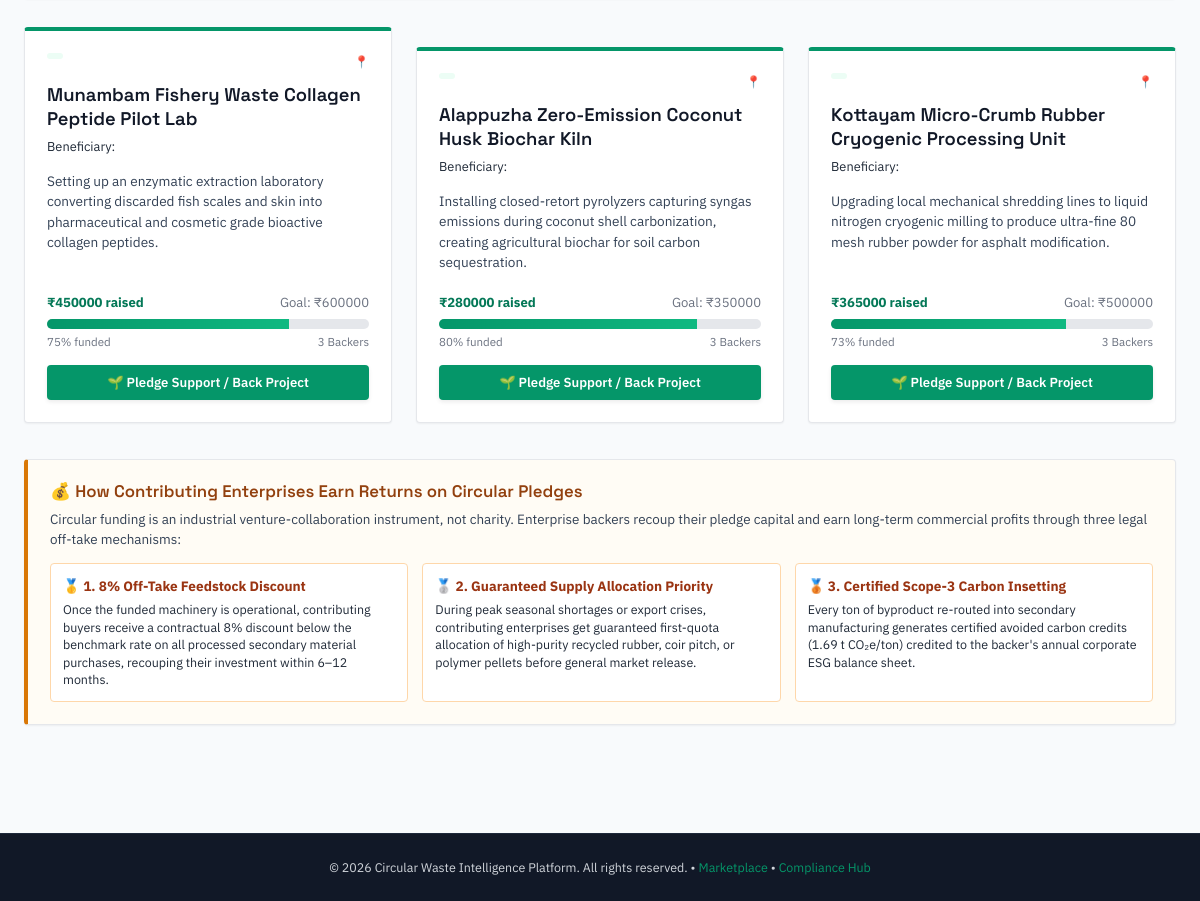
The app's page /funding/ (lower part), older data.
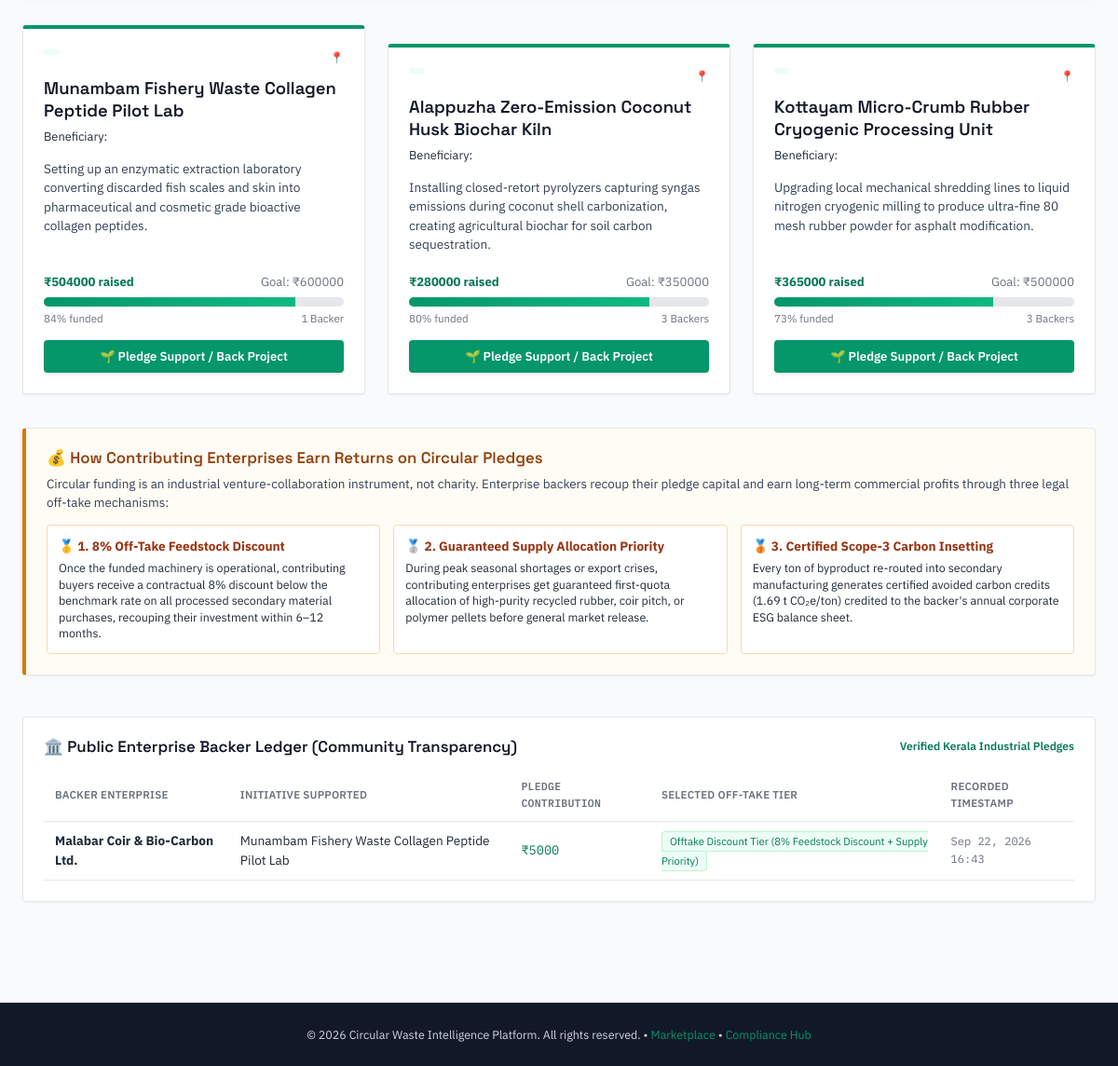
The same page, newer data.
### marketplace/models.py (models this page shows, shortened)
class FundingProject(models.Model):
    STATUS_CHOICES = [
        ("active", "Active Funding"),
        ("funded", "Fully Funded"),
        ("closed", "Closed"),
    ]
    title = models.CharField(max_length=255)
    company = models.ForeignKey(Company, on_delete=models.CASCADE, related_name="funding_projects")
    category = models.CharField(max_length=100, default="Circular Recycling Infrastructure")
    description = models.TextField()
    target_amount = models.DecimalField(max_digits=12, decimal_places=2, default=500000.00)
    raised_amount = models.DecimalField(max_digits=12, decimal_places=2, default=120000.00)
    status = models.CharField(max_length=20, choices=STATUS_CHOICES, default="active")
    created_at = models.DateTimeField(auto_now_add=True)
    @property
    def progress_percent(self):
        if self.target_amount > 0:
            return min(int((self.raised_amount / self.target_amount) * 100), 100)
        return 0
    @property
    def donor_count(self):
        count = self.pledges.count()
        return count if count > 0 else 3

class ProjectPledge(models.Model):
    BENEFIT_TIERS = [
        ("feedstock_discount", "Offtake Discount Tier (8% Feedstock Discount + Supply Priority)"),
        ("priority_quota", "Priority Quota Tier (Guaranteed Supply During Raw Material Scarcity)"),
        ("carbon_insetting", "Carbon Insetting Tier (Certified Scope-3 Avoided Emissions Offset)"),
    ]
    project = models.ForeignKey(FundingProject, on_delete=models.CASCADE, related_name="pledges")
    contributor = models.ForeignKey(User, on_delete=models.CASCADE, related_name="circular_pledges")
    amount = models.DecimalField(max_digits=10, decimal_places=2)
    investor_name = models.CharField(max_length=150, blank=True, default="")
    benefit_tier = models.CharField(max_length=50, choices=BENEFIT_TIERS, default="feedstock_discount")
    notes = models.TextField(blank=True, default="")
    created_at = models.DateTimeField(auto_now_add=True)

### marketplace/views.py (the view)
# urls.py: path("funding/", views.funding_list, name="funding_list"),
def funding_list(request):
    from .models import ProjectPledge
    projects = FundingProject.objects.all().order_by('-created_at')
    pledge_form = FundingPledgeForm()
    recent_pledges = ProjectPledge.objects.select_related('project', 'contributor').order_by('-created_at')[:10]
    user_pledges = []
    if request.user.is_authenticated:
        user_pledges = ProjectPledge.objects.filter(contributor=request.user).select_related('project').order_by('-created_at')
    return render(request, 'funding.html', {
        'projects': projects,
        'pledge_form': pledge_form,
        'recent_pledges': recent_pledges,
        'user_pledges': user_pledges,
    })

### templates/funding.html (shortened to what the changed rows need)
{% extends "base.html" %}
{% block content %}
<div class="wrap" style="padding-top: 10px; padding-bottom: 60px;">
    <div style="display: grid; grid-template-columns: repeat(auto-fill, minmax(360px, 1fr)); gap: 24px;">
        {% for project in projects %}
            <div class="panel" style="display: flex; flex-direction: column; justify-content: space-between; border-top: 4px solid var(--emerald);">
                <div>
                    <div style="display: flex; justify-content: space-between; align-items: flex-start; margin-bottom: 12px;">
                        <span class="mono" style="font-size: 0.72rem; text-transform: uppercase; letter-spacing: 0.04em; background: var(--emerald-tint); color: var(--emerald-dark); padding: 3px 8px; border-radius: var(--radius); font-weight: 600;">
                        </span>
                        <span style="font-size: 0.75rem; color: var(--slate-500);">
                            📍 {{ project.location }}
                        </span>
                    </div>
                    <h3 style="font-size: 1.15rem; margin-bottom: 6px; line-height: 1.3;">
                        {{ project.title }}
                    </h3>
                    <div style="font-size: 0.8rem; color: var(--slate-600); margin-bottom: 14px;">
                        Beneficiary: <strong>{{ project.beneficiary_enterprise }}</strong>
                    </div>
                    <p style="font-size: 0.85rem; color: var(--slate-700); line-height: 1.5; margin-bottom: 20px;">
                        {{ project.description }}
                    </p>
                </div>
                <div>
                    <div style="margin-bottom: 14px;">
                        <div style="display: flex; justify-content: space-between; font-size: 0.82rem; margin-bottom: 6px;">
                            <span style="font-weight: 700; color: var(--emerald-dark);">₹{{ project.raised_amount|floatformat:0 }} raised</span>
                            <span style="color: var(--slate-500);">Goal: ₹{{ project.target_amount|floatformat:0 }}</span>
                        </div>
                        <div style="height: 10px; background: var(--slate-200); border-radius: 5px; overflow: hidden;">
                            <div style="width: {{ project.progress_percent }}%; max-width: 100%; height: 100%; background: linear-gradient(90deg, var(--emerald) 0%, #10b981 100%);"></div>
                        </div>
                        <div style="display: flex; justify-content: space-between; font-size: 0.72rem; color: var(--slate-500); margin-top: 4px;">
                            <span>{{ project.progress_percent }}% funded</span>
                            <span>{{ project.donor_count }} Backer{{ project.donor_count|pluralize }}</span>
                        </div>
                    </div>
                    <button type="button" class="btn btn-primary btn-block" onclick="togglePledgeBox('pledge-box-{{ project.pk }}')">
                        🌱 Pledge Support / Back Project
                    </button>
                </div>
            </div>
        {% empty %}
            <div class="panel" style="grid-column: 1 / -1; text-align: center; padding: 48px;">
                <p style="font-size: 1rem; color: var(--slate-500);">No active circular funding initiatives found.</p>
            </div>
        {% endfor %}
    </div>
    <div style="margin-top: 36px; display: grid; grid-template-columns: 1fr; gap: 24px;">
        {% if recent_pledges %}
        <div class="panel">
            <div style="display: flex; justify-content: space-between; align-items: center; margin-bottom: 14px;">
                <h3 style="margin: 0; font-size: 1.05rem;">
                    🏛️ Public Enterprise Backer Ledger (Community Transparency)
                </h3>
                <span class="mono" style="font-size: 0.75rem; color: var(--emerald-dark); font-weight: 600;">
                    Verified Kerala Industrial Pledges
                </span>
            </div>
            <div style="overflow-x: auto;">
                <table>
                    <thead>
                        <tr>
                            <th>Backer Enterprise</th>
                            <th>Initiative Supported</th>
                            <th class="mono">Pledge Contribution</th>
                            <th>Selected Off-Take Tier</th>
                            <th>Recorded Timestamp</th>
                        </tr>
                    </thead>
                    <tbody>
                        {% for rp in recent_pledges %}
                        <tr>
                            <td>
                                <strong>{{ rp.investor_name|default:rp.contributor.username }}</strong>
                            </td>
                            <td>{{ rp.project.title }}</td>
                            <td class="mono font-bold" style="color: var(--emerald-dark);">
                                ₹{{ rp.amount|floatformat:0 }}
                            </td>
                            <td>
                                <span class="tag verified" style="font-size: 0.7rem;">
                                    {{ rp.get_benefit_tier_display }}
                                </span>
                            </td>
                            <td class="mono" style="font-size: 0.75rem; color: var(--slate-500);">
                                {{ rp.created_at|date:"M d, Y H:i" }}
                            </td>
                        </tr>
                        {% endfor %}
                    </tbody>
                </table>
            </div>
        </div>
        {% endif %}
    </div>
</div>
{% endblock %}

Row changes from the older to the newer data that the page shows:
changed FundingProject "Munambam Fishery Waste Collagen Peptide Pilot Lab": raised_amount "450000" → "504000"; progress_percent "75" → "84"; donor_count "3" → "1"
added ProjectPledge: investor_name "Malabar Coir & Bio-Carbon Ltd.", project "Munambam Fishery Waste Collagen Peptide Pilot Lab", amount "5000", benefit_tier "Offtake Discount Tier (8% Feedstock Discount + Supply Priority)", created_at "Sep 22, 2026 16:43"
Text that changed along with them:
text now shown: "🏛️ Public Enterprise Backer Ledger (Community Transparency) Verified Kerala Industrial Pledges BACKER ENTERPRISE INITIATIVE SUPPORTED PLEDGE CONTRIBUTION SELECTED OFF-TAKE TIER RECORDED TIMESTAMP"
